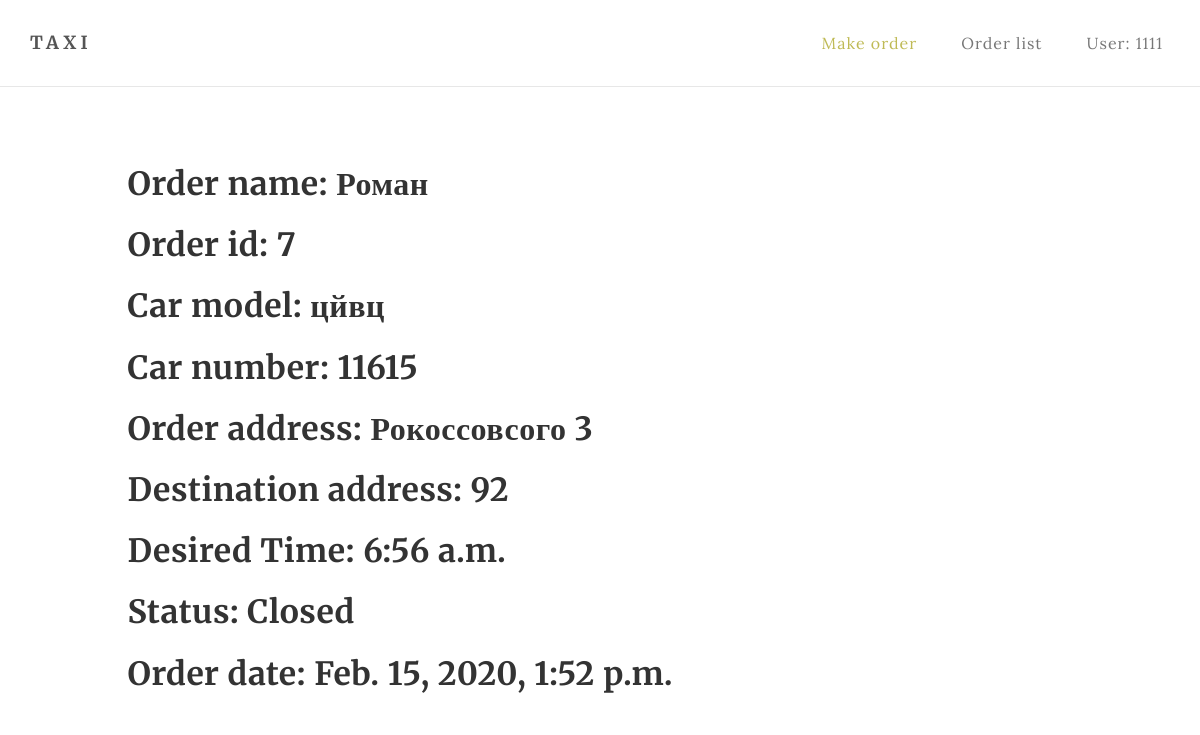
/detail/7 (signed in), run on the app's committed database.
### service/models.py (models this page shows, shortened)
class Order(models.Model):
    name_reg = RegexValidator(regex=r'^[А-Яа-я ]{5,50}$',
                              message='The name must be written in Cyrillic and not more than 50 characters!')
    phone_reg = RegexValidator(regex=r'^[+]{1}(380)[(]{0,1}[0-9]{2}[)]{0,1}[0-9]{3}[-]{1}[0-9]{2}[-]{1}[0-9]{2}$',
                               message='Phone number must be entered in the format: "+380(XX)XXX-XX-XX" !')
    name = models.CharField(validators=[name_reg], max_length=50)
    phone = models.CharField(validators=[phone_reg], max_length=18)
    order_add = models.CharField(max_length=255)
    destination_add = models.CharField(max_length=255)
    des_time = models.TimeField()
    status = models.CharField(default='Open', max_length=6)
    car = models.ForeignKey(Car, on_delete=models.DO_NOTHING, default=None, blank=True)
    date = models.DateTimeField(auto_created=True, default=timezone.now())
    class Meta:
        ordering = ['-status', '-date']

class Car(models.Model):
    model = models.CharField(max_length=255)
    available = models.BooleanField(default=True)
    car_num = models.CharField(max_length=15, default=None, unique=True)
    class Meta:
        ordering = ['model']

### service/views.py (the view)
# urls.py: path('detail/<int:pk>', Order_Detail.as_view(), name='detail'),
class Order_Detail(LoginRequiredMixin, DetailView):
    login_url = '/login/'
    redirect_field_name = '/orders/'
    model = Order
    template_name = 'order_detail.html'

### templates/order_detail.html (shortened to what this page needs)
{% extends 'base.html' %}
{% load static %}
{% block main %}
<section id="contact">
    <div class="container">
        <div class="row">
            <div class="col-md-offset-1 col-md-10 col-sm-12">
                <div class="blog-single-post-thumb">
                    <div class="blog-post-title">
                        <h2>Order name: {{ object.name }}</a></h2>
                        <h2>Order id: {{ object.id }}</a></h2>
                        <h2>Car model: {{ object.car.model }}</a></h2>
                        <h2>Car number: {{ object.car.car_num }}</a></h2>
                        <h2>Order address: {{ object.order_add }}</a></h2>
                        <h2>Destination address: {{ object.destination_add }}</a></h2>
                        <h2>Desired Time: {{ object.des_time }}</a></h2>
                        <h2>Status: {{ object.status }}</a></h2>
                        <h2>Order date: {{ object.date }}</a></h2>
                    </div>
                </div>
            </div>
        </div>
    </div>
</section>
{% endblock %}

### templates/base.html (shortened to what this page needs)
<!DOCTYPE html>
<html lang="en">
{% load static %}
<head>
    <link rel="stylesheet" href="{% static 'css/bootstrap.min.css' %}">
    <link rel="stylesheet" href="{% static 'css/font-awesome.min.css' %}">
    <link href="https://maxcdn.bootstrapcdn.com/font-awesome/4.7.0/css/font-awesome.min.css" rel="stylesheet">
    <link rel="stylesheet" href="{% static 'css/style.css' %}">
    <link rel="stylesheet" href="{% static 'css/custom.css' %}">
    <link href="https://maxcdn.bootstrapcdn.com/font-awesome/4.7.0/css/font-awesome.min.css" rel="stylesheet">
</head>
<body>
<div class="navbar navbar-default navbar-static-top" role="navigation">
    <div class="container">
        <div class="navbar-header">
            <a href="{% url 'order' %}" class="navbar-brand">Taxi</a>
        </div>
        <div class="collapse navbar-collapse">
            <ul class="nav navbar-nav navbar-right">
                <li class="active"><a href="{% url 'order' %}">Make order</a></li>
                <li><a href="{% url 'list' %}">Order list</a></li>
                {% if user.is_authenticated %}
                <li><a href="{% url 'login' %}">User: {{ user.username }}</a></li>
                {% else %}
                <li><a href="{% url 'login' %}">Login</a></li>
                {% endif %}
            </ul>
        </div>
    </div>
</div>
{% block main %}
{% endblock %}
</body>
</html>

### static/css/style.css (style rules this page uses)
body { background: #ffffff; font-family: 'Lora', serif; font-style: normal; font-weight: 300; overflow-x: hidden; }
h1,h2,h3,h4,h5,h6 { font-family: 'Merriweather', serif; font-style: normal; font-weight: bold; letter-spacing: 0.5px; }
h2 { font-size: 32px; }
h2,h3 { padding-bottom: 6px; }
html { -webkit-font-smoothing: antialiased; }
a { color: #4d638c; -webkit-transition: 0.5s; -o-transition: 0.5s; transition: 0.5s; text-decoration: none !important; }
* { -webkit-box-sizing: border-box; -moz-box-sizing: border-box; box-sizing: border-box; }
*:before, *:after { -webkit-box-sizing: border-box; -moz-box-sizing: border-box; box-sizing: border-box; }
#about, #gallery, #contact, #blog, #blog-single-post { padding-top: 60px; padding-bottom: 80px; }
.navbar-default { background: #ffffff; margin: 0 !important; padding: 18px 0; }
.navbar-default .navbar-brand { color: #555; font-family: 'Merriweather', serif; font-weight: bold; text-transform: uppercase; letter-spacing: 4px; margin: 0; }
.navbar-default .navbar-nav li a { color: #777; font-size: 16px; letter-spacing: 1px; -webkit-transition: all 0.4s ease-in-out; transition: all 0.4s ease-in-out; padding-right: 22px; padding-left: 22px; }
.navbar-default .navbar-nav li a:hover, .navbar-default .navbar-nav .active > a { color: #bfba55; }
.navbar-default .navbar-nav > .active > a, .navbar-default .navbar-nav > .active > a:hover, .navbar-default .navbar-nav > .active > a:focus { color: #bfba55; background-color: transparent; }

### data on the page
Order: name "Роман", id "7", car.model "цйвц", car.car_num "11615", order_add "Рокоссовсого 3", destination_add "92", des_time "6:56 a.m.", status "Closed", date "Feb. 15, 2020, 1:52 p.m."

### other printed values
{{ user.username }} "1111"
